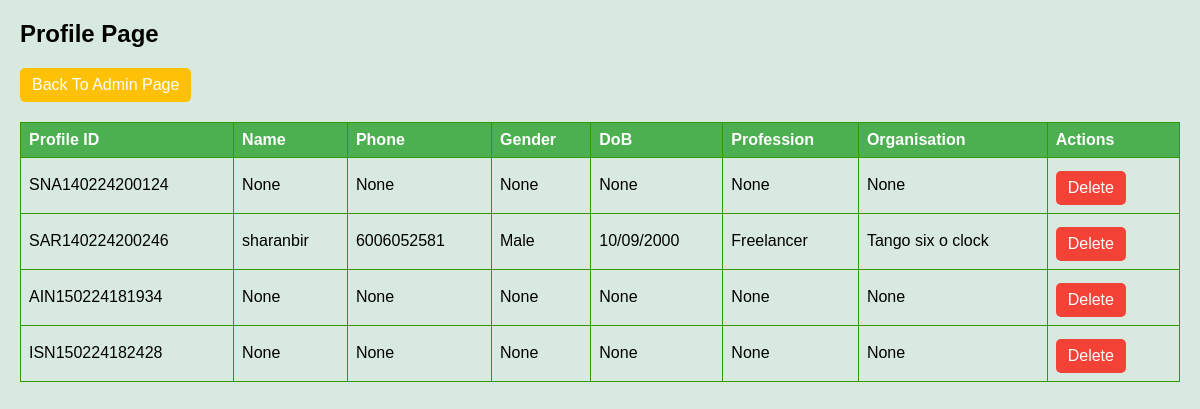
The app's page /profilepage/, older data.
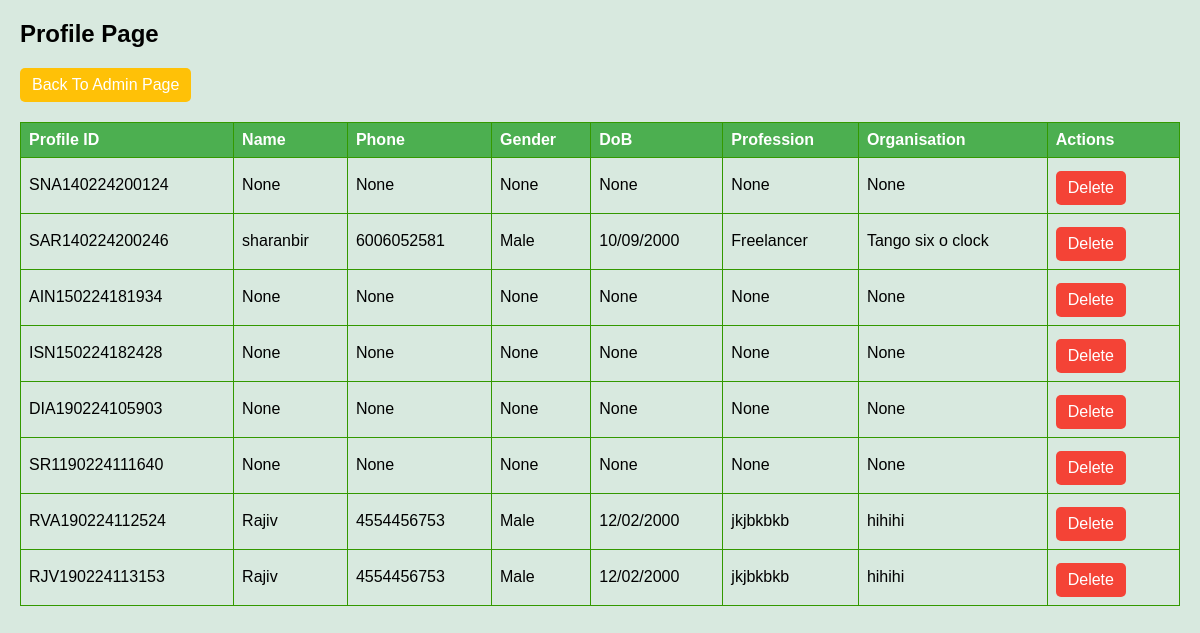
The same page, newer data.
### tango/models.py (models this page shows, shortened)
class UserProfile(models.Model):
    user = models.OneToOneField(User,on_delete=models.CASCADE)
    name = models.CharField(max_length=50,null=True,blank=True)
    phone = models.CharField(max_length=20,null=True,blank=True)
    sex = models.CharField(max_length=20,null=True,blank=True)
    dob = models.CharField(max_length=20,null=True,blank=True)
    profileid = models.CharField(max_length=30,null=True)
    chapter = models.IntegerField(default=1)
    institude = models.CharField(max_length=60,null=True,blank=True)
    profession = models.CharField(max_length=30,null=True,blank=True)
    location = models.CharField(max_length=50,null=True,blank=True)
    created_at = models.DateTimeField(auto_now_add=True,null=True)

### tango/views.py (the view)
# urls.py: path('profilepage/',views.ProfilePage,name='profilepage'),
def ProfilePage(request):
    profiles = UserProfile.objects.all()
    context = {'profiles':profiles}
    return render(request,'tango/admin/profilepage.html',context)

### tango/templates/tango/admin/profilepage.html (shortened to what this page needs)
{% load static %}
<!DOCTYPE html>
<html lang="en">
<head>
</head>
<body>
    <div class="actions">
        <h2>Profile Page</h2>
        <a href="{% url 'adminpage' %}" class="war">Back To Admin Page</a>
    </div>
    <table>
        <thead>
            <tr>
                <th>Profile ID</th>
                <th>Name</th>
                <th>Phone</th>
                <th>Gender</th>
                <th>DoB</th>
                <th>Profession</th>
                <th>Organisation</th>
                <th>Actions</th>
            </tr>
        </thead>
        <tbody>
            {% for profile in profiles %}
                <tr>
                    <td>{{ profile.profileid }}</td>
                    <td>{{ profile.name }}</td>
                    <td>{{ profile.phone }}</td>
                    <td>{{ profile.sex }}</td>
                    <td>{{ profile.dob }}</td>
                    <td>{{ profile.profession }}</td>
                    <td>{{ profile.institude }}</td>
                    <td>
                        <a href="{% url 'deleteprofilepage' profile.id %}" class="del">Delete</a>
                    </td>
                </tr>
            {% endfor %}
        </tbody>
    </table>
</body>
</html>

Row changes from the older to the newer data that the page shows:
added UserProfile: profileid "DIA190224105903", name "None", phone "None", sex "None", dob "None", profession "None", institude "None"
added UserProfile: profileid "SR1190224111640", name "None", phone "None", sex "None", dob "None", profession "None", institude "None"
added UserProfile: profileid "RVA190224112524", name "Rajiv", phone "4554456753", sex "Male", dob "12/02/2000", profession "jkjbkbkb", institude "hihihi"
added UserProfile: profileid "RJV190224113153", name "Rajiv", phone "4554456753", sex "Male", dob "12/02/2000", profession "jkjbkbkb", institude "hihihi"
